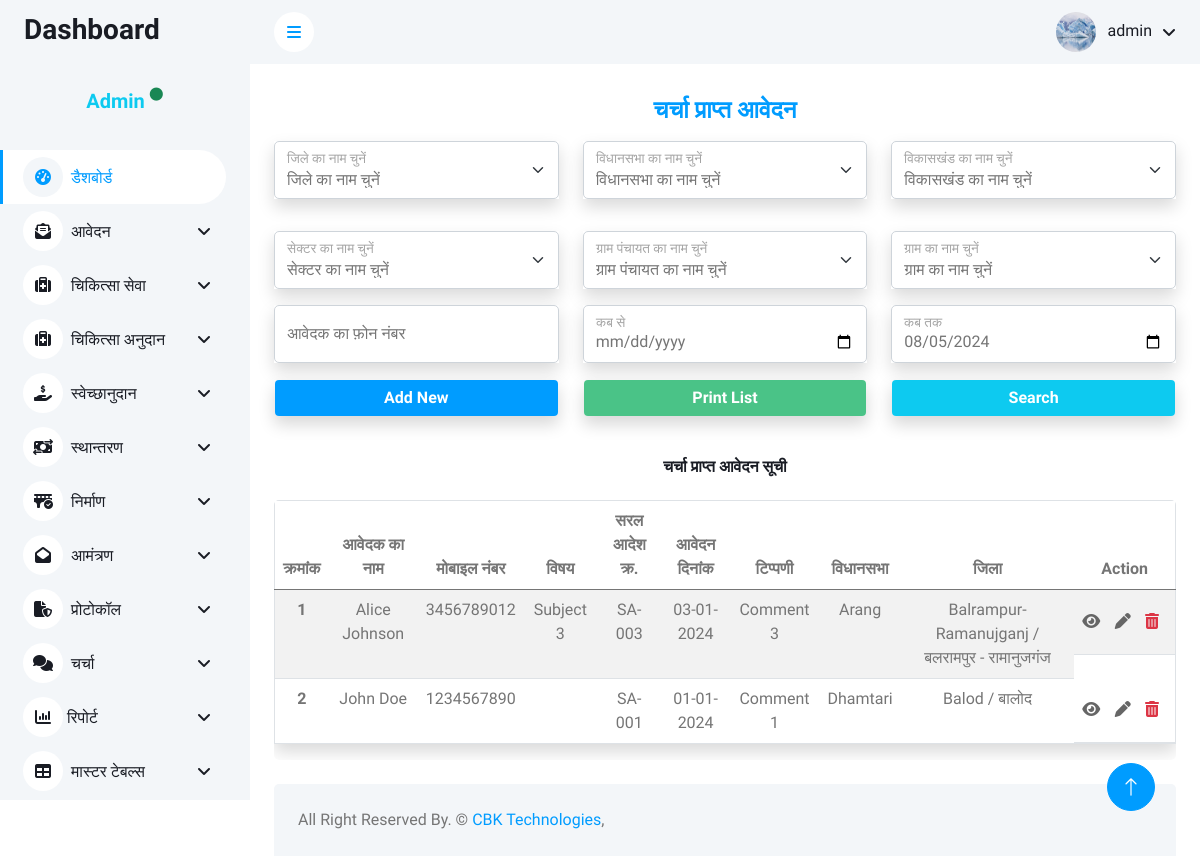
The page /admin/charcha/charcha_aavedan.php (signed in) on the database its author committed.
### tables this page shows
CREATE TABLE `charcha` (
  `id` int(11) NOT NULL,
  `name` varchar(255) NOT NULL,
  `phone_number` varchar(20) NOT NULL,
  `designation` varchar(100) NOT NULL,
  `district_id` int(11) NOT NULL,
  `vidhansabha_id` int(11) NOT NULL,
  `vikaskhand_id` int(11) NOT NULL,
  `sector_id` int(11) NOT NULL,
  `gram_panchayat_id` varchar(255) NOT NULL,
  `gram_id` varchar(255) NOT NULL,
  `subject` text NOT NULL,
  `reference` text NOT NULL,
  `saral_aadesh_no` varchar(50) NOT NULL,
  `application_date` date NOT NULL,
  `comment` text DEFAULT NULL,
  `file_upload` varchar(255) NOT NULL,
  `status` int(11) NOT NULL DEFAULT 0 COMMENT '0=प्राप्त आवेदन, 1=प्रस्तावित आवेदन, 2=स्वीकृत आवेदन, 3=प्रेषित स्वीकृत आवेदन, 4=अस्वीकृत आवेदन',
  `created_date` timestamp NOT NULL DEFAULT current_timestamp(),
  `view_comment` text NOT NULL
);

CREATE TABLE `vidhansabha_master` (
  `vidhansabha_id` int(11) NOT NULL,
  `vidhansabha_name` varchar(200) NOT NULL,
  `district_id` int(11) NOT NULL
);

CREATE TABLE `district_master` (
  `district_id` int(11) NOT NULL,
  `district_name` varchar(200) NOT NULL
);

### admin/config/function.php (called while the page is built, shortened)
<?php
function getvalfield($con, $table, $field, $where)
{
    $sql = "select $field from $table where $where";
    $getvalue =  mysqli_query($con, $sql);
    $getval   =  mysqli_fetch_row($getvalue);
    return $getval[0];
}

### admin/charcha/charcha_aavedan.php (the view, shortened to what this page needs)
<?php include('../config/dbconnection.php') ?>
<?php
$tblname = "charcha";
$tblkey = "id";
$pagename = "चर्चा प्राप्त आवेदन";
if ($_SERVER['REQUEST_METHOD'] == 'POST' && isset($_POST['search'])) {
    $district_id = isset($_POST['district_id']) ? $_POST['district_id'] : '';
    $vidhansabha_id = isset($_POST['vidhansabha_id']) ? $_POST['vidhansabha_id'] : '';
    $vikaskhand_id = isset($_POST['vikaskhand_id']) ? $_POST['vikaskhand_id'] : '';
    $sector_id = isset($_POST['sector_id']) ? $_POST['sector_id'] : '';
    $gram_panchayat_id = isset($_POST['gram_panchayat_id']) ? $_POST['gram_panchayat_id'] : '';
    $gram_id = isset($_POST['gram_id']) ? $_POST['gram_id'] : '';
    $phone_number = isset($_POST['phone_number']) ? $_POST['phone_number'] : '';
    $from_date = isset($_POST['from_date']) ? $_POST['from_date'] : '';
    $to_date = isset($_POST['to_date']) ? $_POST['to_date'] : '';
    $sql = "SELECT a.*, d.district_name, v.vidhansabha_name, vk.vikaskhand_name, s.sector_name, gp.gram_panchayat_name, g.gram_name
    FROM $tblname a
    LEFT JOIN district_master d ON a.district_id = d.district_id
    LEFT JOIN vidhansabha_master v ON a.vidhansabha_id = v.vidhansabha_id
    LEFT JOIN vikaskhand_master vk ON a.vikaskhand_id = vk.vikaskhand_id
    LEFT JOIN sector_master s ON a.sector_id = s.sector_id
    LEFT JOIN gram_panchayat_master gp ON a.gram_panchayat_id = gp.gram_panchayat_id
    LEFT JOIN gram_master g ON a.gram_id = g.gram_id
    WHERE a.status=0";
    if (!empty($district_id)) {
        $sql .= " AND a.district_id = '" . mysqli_real_escape_string($conn, $district_id) . "'";
    }
    if (!empty($vidhansabha_id)) {
        $sql .= " AND a.vidhansabha_id = '" . mysqli_real_escape_string($conn, $vidhansabha_id) . "'";
    }
    if (!empty($vikaskhand_id)) {
        $sql .= " AND a.vikaskhand_id = '" . mysqli_real_escape_string($conn, $vikaskhand_id) . "'";
    }
    if (!empty($sector_id)) {
        $sql .= " AND a.sector_id = '" . mysqli_real_escape_string($conn, $sector_id) . "'";
    }
    if (!empty($gram_panchayat_id)) {
        $sql .= " AND a.gram_panchayat_id = '" . mysqli_real_escape_string($conn, $gram_panchayat_id) . "'";
    }
    if (!empty($gram_id)) {
        $sql .= " AND a.gram_id = '" . mysqli_real_escape_string($conn, $gram_id) . "'";
    }
    if (!empty($phone_number)) {
        $sql .= " AND phone_number = '" . mysqli_real_escape_string($conn, $phone_number) . "'";
    }
    if (!empty($from_date) && !empty($to_date)) {
        $sql .= " AND application_date BETWEEN '" . mysqli_real_escape_string($conn, $from_date) . "' AND '" . mysqli_real_escape_string($conn, $to_date) . "'";
    }
    $sql .= " ORDER BY id DESC";
} else {
    $sql = "SELECT a.*, d.district_name, v.vidhansabha_name, vk.vikaskhand_name, s.sector_name, gp.gram_panchayat_name, g.gram_name
    FROM $tblname a
    LEFT JOIN district_master d ON a.district_id = d.district_id
    LEFT JOIN vidhansabha_master v ON a.vidhansabha_id = v.vidhansabha_id
    LEFT JOIN vikaskhand_master vk ON a.vikaskhand_id = vk.vikaskhand_id
    LEFT JOIN sector_master s ON a.sector_id = s.sector_id
    LEFT JOIN gram_panchayat_master gp ON a.gram_panchayat_id = gp.gram_panchayat_id
    LEFT JOIN gram_master g ON a.gram_id = g.gram_id
    WHERE a.status=0
    ORDER BY a.$tblkey DESC";
}
$fetch = mysqli_query($conn, $sql);
?>
<?php include('../includes/header.php') ?>
<?php include('../includes/sidebar.php') ?>
<?php include('../includes/navbar.php') ?>
<div class="container-fluid pt-4 px-4">
    <h4 class="text-center fw-bolder text-primary mb-3"><?= $pagename; ?></h4>
    <form action="" method="post">
        <div class="row">
            <div class="col-lg-4 text-center mb-3">
                <div class="form-group shadow">
                    <div class="form-floating mb-3">
                        <select name="district_id" id="districtSelect" class="form-select form-control bg-white">
                            <option value="" selected>जिले का नाम चुनें</option>
                        </select>
                        <label for="districtSelect">जिले का नाम चुनें </label>
                    </div>
                </div>
            </div>
            <div class="col-lg-4">
                <div class="form-group shadow">
                    <div class="form-floating mb-3">
                        <select name="vidhansabha_id" id="vidhansabhaSelect" class="form-select form-control bg-white ">
                            <option value="" selected>विधानसभा का नाम चुनें</option>
                        </select>
                        <label for="vidhansabha">विधानसभा का नाम चुनें </label>
                    </div>
                </div>
            </div>
            <div class="col-lg-4">
                <div class="form-group shadow">
                    <div class="form-floating mb-3">
                        <select name="vikaskhand_id" id="vikaskhandSelect" class="form-select form-control bg-white">
                            <option value="" selected disabled>विकासखंड का नाम चुनें</option>
                        </select>
                        <label for="vikaskhand">विकासखंड का नाम चुनें </label>
                    </div>
                </div>
            </div>
            <div class="col-lg-4">
                <div class="form-group shadow">
                    <div class="form-floating mb-3">
                        <select name="sector_id" id="sectorSelect" class="form-select form-control bg-white">
                            <option value="" selected>सेक्टर का नाम चुनें</option>
                        </select>
                        <label for="sector">सेक्टर का नाम चुनें </label>
                    </div>
                </div>
            </div>
            <div class="col-lg-4">
                <div class="form-group shadow">
                    <div class="form-floating mb-3">
                        <select name="gram_panchayat_id" id="gramPanchayatSelect" class="form-select form-control bg-white">
                            <option value="" selected>ग्राम पंचायत का नाम चुनें</option>
                        </select>
                        <label for="gram_panchayt">ग्राम पंचायत का नाम चुनें </label>
                    </div>
                </div>
            </div>
            <div class="col-lg-4">
                <div class="form-group shadow">
                    <div class="form-floating mb-3">
                        <select class="form-select" id="gramSelect" name="gram_id">
                            <option value="" selected>ग्राम का नाम चुनें</option>
                        </select>
                        <label for="gram">ग्राम का नाम चुनें </label>
                    </div>
                </div>
            </div>
            <div class="col-lg-4">
                <div class="form-group shadow">
                    <div class="form-floating mb-3">
                        <input type="text" name="phone_number" class="form-control" id="phone_number" placeholder="आवेदक का फ़ोन नंबर" onkeypress='return event.charCode >= 48 && event.charCode <= 57'>
                        <label for="mobile">आवेदक का फ़ोन नंबर </label>
                    </div>
                </div>
            </div>
            <div class="col-lg-4">
                <div class="form-group shadow">
                    <div class="form-floating mb-3">
                        <input type="date" name="from_date" class="form-control" id="from_date" placeholder="कब से ">
                        <label for="from_date">कब से</label>
                    </div>
                </div>
            </div>
            <div class="col-lg-4">
                <div class="form-group shadow">
                    <div class="form-floating mb-3">
                        <?php
                        $currentDate = date('Y-m-d');
                        ?>
                        <input type="date" name="to_date" value="<?= $currentDate ?>" class="form-control" id="to_date" placeholder="कब तक ">
                        <label for="to_date">कब तक</label>
                    </div>
                </div>
            </div>
            <div class="col-lg-4 text-center mb-3">
                <a name="Add_New" onclick="location.href='swekshanudan.php';" class="form-control text-center text-white btn text-center shadow bg-primary" style="background-color:#4ac387;"><b>Add New</b></a>
            </div>
            <div class="col-lg-4 text-center mb-3">
                <div name="PrintList" onclick="" class="form-control text-center text-white btn text-center shadow" style="background-color:#4ac387;"><b>Print List</b></div>
            </div>
            <div class="col-lg-4 text-center mb-3">
                <button name="search" class="form-control text-center text-white btn text-center shadow bg-info" type="submit"><b>Search</b></button>
            </div>
        </div>
    </form>
</div>
<div class="container-fluid px-4">
    <div class="row">
        <div class="col-sm-12 col-lg-12">
            <h6 class="mb-4 text-center mt-2 pt-3 "><?= $pagename; ?> सूची</h6>
            <div class=" rounded" style="overflow-y: scroll;">
                <table class="table table-striped border shadow">
                    <thead class=" head">
                        <tr class="text-center">
                            <th scope="col">क्रमांक</th>
                            <th scope="col">आवेदक का नाम</th>
                            <th scope="col">मोबाइल नंबर</th>
                            <th scope="col">विषय</th>
                            <th scope="col">सरल आदेश क्र.</th>
                            <th scope="col">आवेदन दिनांक</th>
                            <th scope="col">टिप्पणी</th>
                            <th scope="col">विधानसभा</th>
                            <th scope="col">जिला</th>
                            <th scope="col">Action</th>
                        </tr>
                    </thead>
                    <tbody>
                        <?php
                        $i = 1;
                        while ($row = mysqli_fetch_array($fetch)) {
                        ?>
                            <tr class=" text-center">
                                <th scope="row"><?= $i++ ?></th>
                                <td><?= $row['name'] ?></td>
                                <td><?= $row['phone_number'] ?></td>
                                <td><?= $row['subject'] ?></td>
                                <td><?= $row['saral_aadesh_no'] ?></td>
                                <td><?= date("d-m-Y", strtotime($row['application_date'])) ?></td>
                                <td><?= $row['comment'] ?></td>
                                <td><?= $row['vidhansabha_name'] ?></td>
                                <td><?= $row['district_name'] ?></td>
                                <td class="action">
                                    <a href="#" onclick="view(<?= $row['id'] ?>)"><i class="fas fa-eye me-2 " title="View"></i></a>
                                    <a href="#" onclick="edit(<?= $row['id'] ?>)"><i class="fas fa-pen me-2 " title="Edit"></i></a>
                                    <a class="text-danger " href="#" onclick="confirmDelete(<?= $row['id']; ?>, '<?php echo $tblname; ?>', '<?= $tblkey ?>')"><i class="fas fa-trash-alt me-2 " title="Delete"></i></a>
                                </td>
                            </tr>
                        <?php } ?>
                    </tbody>
                </table>
            </div>
        </div>
    </div>
</div>
<?php include('../includes/footer.php'); ?>

### admin/includes/navbar.php (shortened to what this page needs)
<?php
$username=$_SESSION['username'];
$profile_picture = getvalfield($conn, "adminlogin", "profile_picture", "username='$username'");
?>
<div class="content">
    <nav class="navbar navbar-expand bg-light navbar-light sticky-top px-4 py-0">
        <a href="#" class="sidebar-toggler flex-shrink-0">
            <i class="fa fa-bars"></i>
        </a>
        <div class="navbar-nav align-items-center ms-auto">
            <div class="nav-item dropdown">
                <a href="#" class="nav-link dropdown-toggle" data-bs-toggle="dropdown">
                    <img class="rounded-circle me-lg-2" src="../dash/uploads/<?=$profile_picture?>" alt="" style="width: 40px; height: 40px;">
                    <span class="d-none d-lg-inline-flex"><?=$username;?></span>
                </a>
            </div>
        </div>
    </nav>

### admin/css/style.css (style rules this page uses)
:root { --primary: #009CFF; --light: #F3F6F9; --dark: #191C24; }
.btn { transition: .5s; }
.content { margin-left: 250px; min-height: 100vh; background: #FFFFFF; transition: 0.5s; }
@media (min-width: 992px) { .content { width: calc(100% - 250px); } }
.content .navbar .navbar-nav .nav-link { margin-left: 25px; padding: 12px 0; color: var(--dark); outline: none; }
.content .navbar .sidebar-toggler, .content .navbar .navbar-nav .nav-link i { width: 40px; height: 40px; display: inline-flex; align-items: center; justify-content: center; background: #FFFFFF; border-radius: 40px; }
.content .navbar .dropdown-toggle::after { margin-left: 6px; vertical-align: middle; border: none; content: "\f107"; font-family: "Font Awesome 5 Free"; font-weight: 900; transition: .5s; }
.action { display:flex; justify-content: center; align-items: center; }
.action a { text-decoration: none; color: #666; transition: color 0.2s ease; }

### rows shown on the page
charcha: name "Alice Johnson", phone_number "3456789012", subject "Subject 3", saral_aadesh_no "SA-003", application_date "03-01-2024", comment "Comment 3", vidhansabha.vidhansabha_name "Arang", district.district_name "Balrampur-Ramanujganj / बलरामपुर - रामानुजगंज"
charcha: name "John Doe", phone_number "1234567890", saral_aadesh_no "SA-001", application_date "01-01-2024", comment "Comment 1", vidhansabha.vidhansabha_name "Dhamtari", district.district_name "Balod / बालोद"

### other values the page prints
$username "admin"
$pagename "चर्चा प्राप्त आवेदन"
